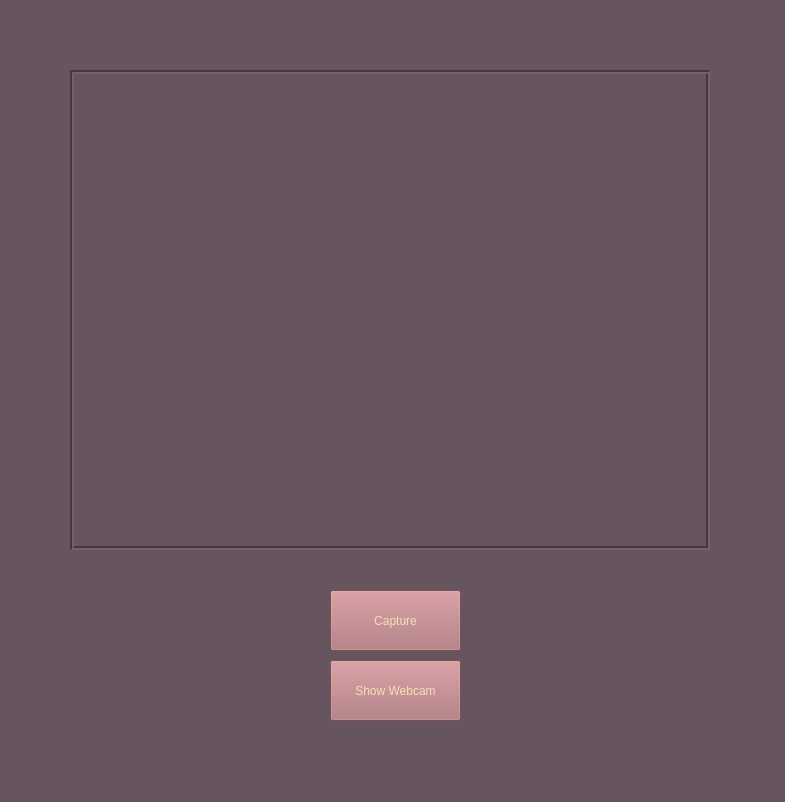
<?xml version="1.0" encoding="UTF-8"?>
<ui version="4.0">
 <class>MainWindow</class>
 <widget class="QMainWindow" name="MainWindow">
  <property name="geometry">
   <rect>
    <x>0</x>
    <y>0</y>
    <width>785</width>
    <height>802</height>
   </rect>
  </property>
  <property name="windowTitle">
   <string>MainWindow</string>
  </property>
  <property name="styleSheet">
   <string notr="true">background-color:		#66545e;</string>
  </property>
  <widget class="QWidget" name="centralwidget">
   <widget class="QPushButton" name="Take_Pic">
    <property name="geometry">
     <rect>
      <x>330</x>
      <y>590</y>
      <width>131</width>
      <height>61</height>
     </rect>
    </property>
    <property name="styleSheet">
     <string notr="true">font: 12pt &quot;Times New Roman&quot;;
background-color: 	#aa6f73 ;
color: 	#f6e0b5 ;</string>
    </property>
    <property name="text">
     <string>Capture</string>
    </property>
   </widget>
   <widget class="QLabel" name="Cam_Feed">
    <property name="geometry">
     <rect>
      <x>70</x>
      <y>70</y>
      <width>640</width>
      <height>480</height>
     </rect>
    </property>
    <property name="frameShape">
     <enum>QFrame::Box</enum>
    </property>
    <property name="frameShadow">
     <enum>QFrame::Sunken</enum>
    </property>
    <property name="lineWidth">
     <number>2</number>
    </property>
    <property name="text">
     <string/>
    </property>
   </widget>
   <widget class="QPushButton" name="Show_Cam">
    <property name="geometry">
     <rect>
      <x>330</x>
      <y>660</y>
      <width>131</width>
      <height>61</height>
     </rect>
    </property>
    <property name="styleSheet">
     <string notr="true">font: 12pt &quot;Times New Roman&quot;;
background-color: 	#aa6f73 ;
color: 	#f6e0b5 ;</string>
    </property>
    <property name="text">
     <string>Show Webcam</string>
    </property>
   </widget>
  </widget>
  <widget class="QStatusBar" name="statusbar"/>
 </widget>
 <resources/>
 <connections/>
</ui>
